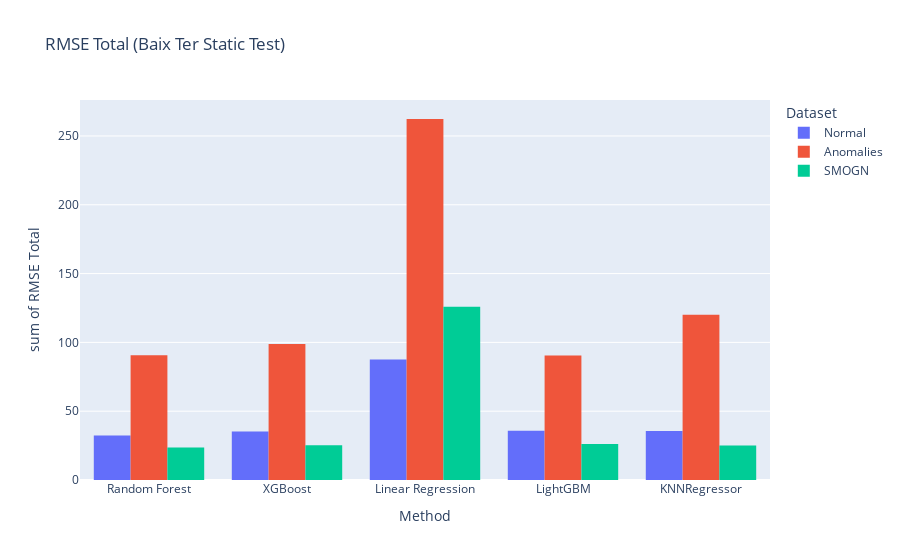

Write notebook code for a chart like this one.
### Code cell
fig = px.histogram(plot, x="Method", y="RMSE Total",
             color='Dataset', barmode='group', title='RMSE Total (Baix Ter Static Test)')
fig.show()

### Figure 1 — Plotly figure (JSON) as saved in the notebook; plotly's stock layout.template omitted (floating-point values rounded to 4 significant figures)
{"data": [{"alignmentgroup": "True", "bingroup": "x", "histfunc": "sum", "hovertemplate": "Dataset=Normal<br>Method=%{x}<br>sum of RMSE Total=%{y}<extra></extra>", "legendgroup": "Normal", "marker": {"color": "#636efa", "pattern": {"shape": ""}}, "name": "Normal", "offsetgroup": "Normal", "orientation": "v", "showlegend": true, "type": "histogram", "x": ["Random Forest", "XGBoost", "Linear Regression", "LightGBM", "KNNRegressor", "Linear Regression"], "xaxis": "x", "y": [32.26, 35.32, 43.81, 35.81, 35.57, 43.81], "yaxis": "y"}, {"alignmentgroup": "True", "bingroup": "x", "histfunc": "sum", "hovertemplate": "Dataset=Anomalies<br>Method=%{x}<br>sum of RMSE Total=%{y}<extra></extra>", "legendgroup": "Anomalies", "marker": {"color": "#EF553B", "pattern": {"shape": ""}}, "name": "Anomalies", "offsetgroup": "Anomalies", "orientation": "v", "showlegend": true, "type": "histogram", "x": ["Random Forest", "XGBoost", "Linear Regression", "LightGBM", "KNNRegressor", "Linear Regression"], "xaxis": "x", "y": [90.67, 98.88, 131.2, 90.48, 120.0, 131.2], "yaxis": "y"}, {"alignmentgroup": "True", "bingroup": "x", "histfunc": "sum", "hovertemplate": "Dataset=SMOGN<br>Method=%{x}<br>sum of RMSE Total=%{y}<extra></extra>", "legendgroup": "SMOGN", "marker": {"color": "#00cc96", "pattern": {"shape": ""}}, "name": "SMOGN", "offsetgroup": "SMOGN", "orientation": "v", "showlegend": true, "type": "histogram", "x": ["Random Forest", "XGBoost", "Linear Regression", "LightGBM", "KNNRegressor", "Linear Regression"], "xaxis": "x", "y": [23.67, 25.21, 62.91, 26.07, 24.98, 62.91], "yaxis": "y"}], "layout": {"barmode": "group", "legend": {"title": {"text": "Dataset"}, "tracegroupgap": 0}, "title": {"text": "RMSE Total (Baix Ter Static Test)"}, "xaxis": {"anchor": "y", "domain": [0, 1], "title": {"text": "Method"}}, "yaxis": {"anchor": "x", "domain": [0, 1], "title": {"text": "sum of RMSE Total"}}}}
